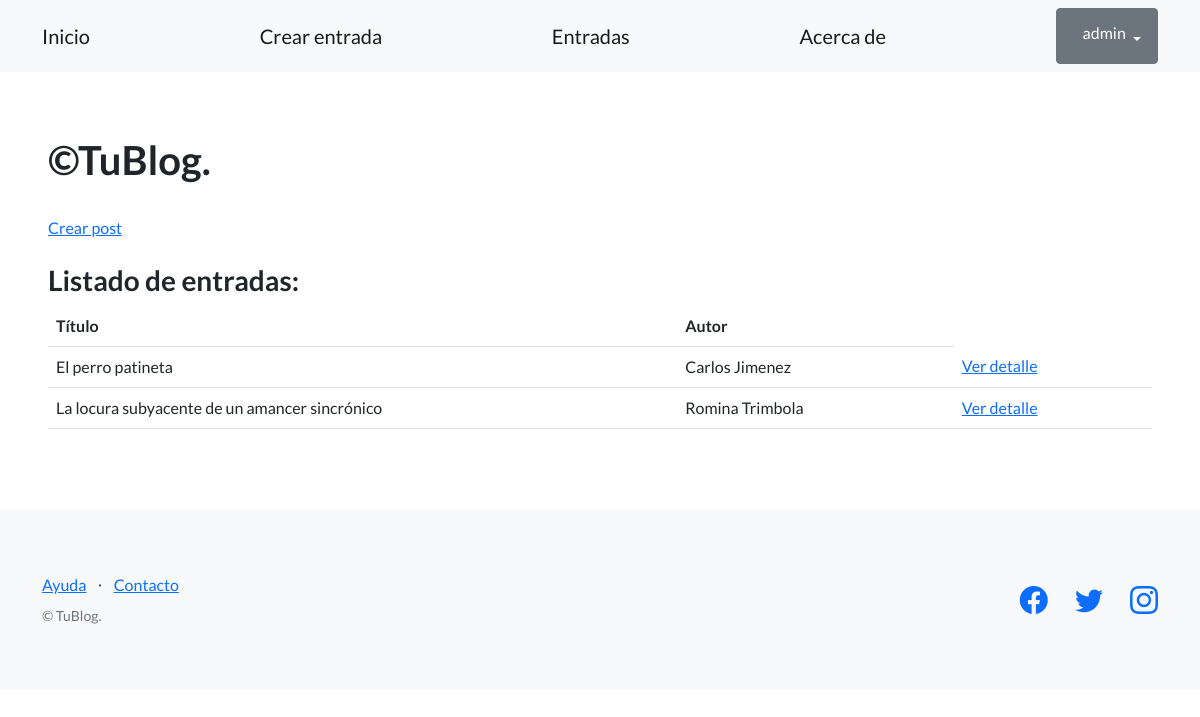
Before: /entradas/ (signed in) with the older database file.
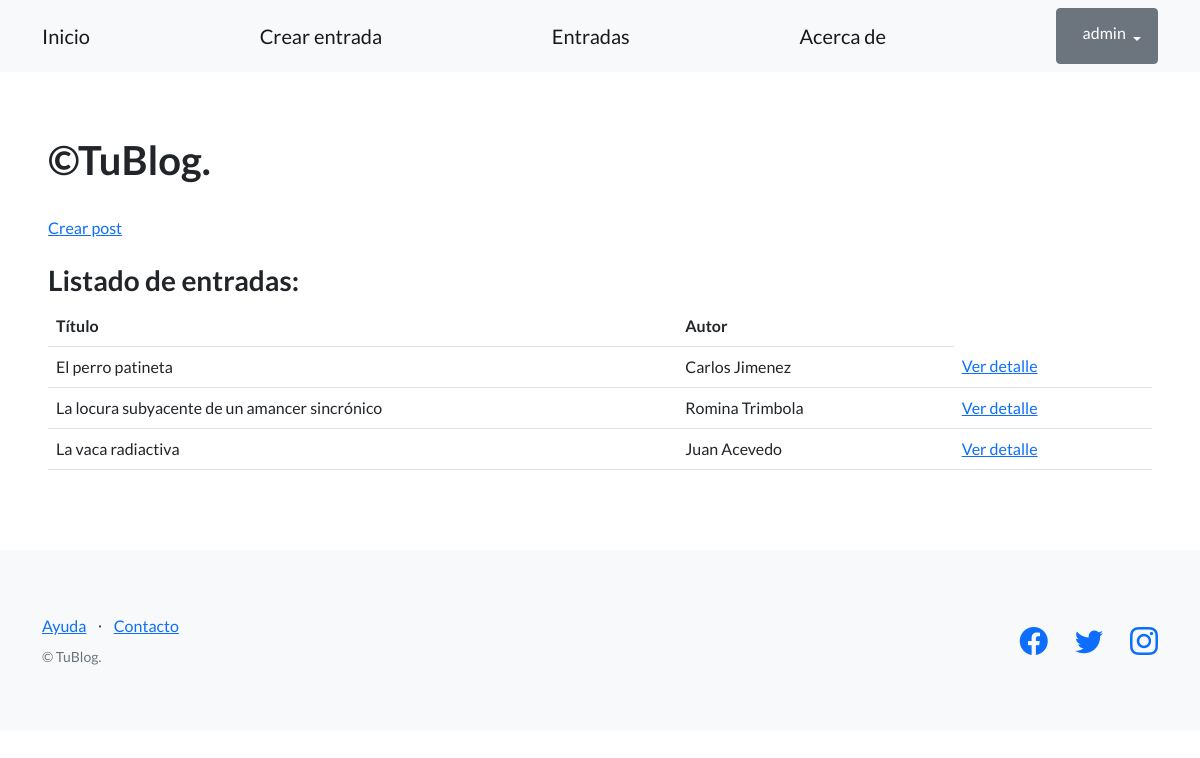
After: the same page with the newer database file.
### control_blog/models.py (models this page shows, shortened)
class Entrada(models.Model):
    titulo = models.CharField(max_length=64, default="ValorPredeterminado")
    autor = models.CharField(max_length=100)
    cuerpo = models.TextField(blank=True)
    fecha_publicacion = models.DateField(auto_now_add=True)
    creador = models.ForeignKey(User, on_delete=models.SET_NULL, null=True)

### blog/views.py (the view)
# urls.py: path("entradas/", listado_entradas, name="entradas"),
def listado_entradas(request):
    contexto = {
        "entrada": Entrada.objects.all(),
    }
    http_response = render(
        request=request,
        template_name='entradas.html',
        context=contexto,
    )
    return http_response

### templates_base/entradas.html (shortened to what this page needs)
{% extends "base.html"%}  {%block contenido %}
<h1>&copy;TuBlog.</h1>
<br />
<a href="{% url 'crear_post'%}">Crear post</a>
<br /><br />
<h3>Listado de entradas:</h3>
<table class="table">
  <tbody>
    <tr>
      <th>Título</th>
      <th>Autor</th>
      <th></th>
    </tr>
    {% for entradas in entrada %}
    <tr>
      <td>{{ entradas.titulo }}</td>
      <td>{{entradas.autor}}</td>
      <td>
      </td>
      <td>
        <a href="{% url 'ver_entrada' titulo=entradas.titulo%}">Ver detalle</a>
      </td>
      <td>
      </td>
    </tr>
    {% endfor %}
  </tbody>
</table>
{%endblock contenido%}

Changed rows visible on the page:
added Entrada: titulo "La vaca radiactiva", autor "Juan Acevedo"
